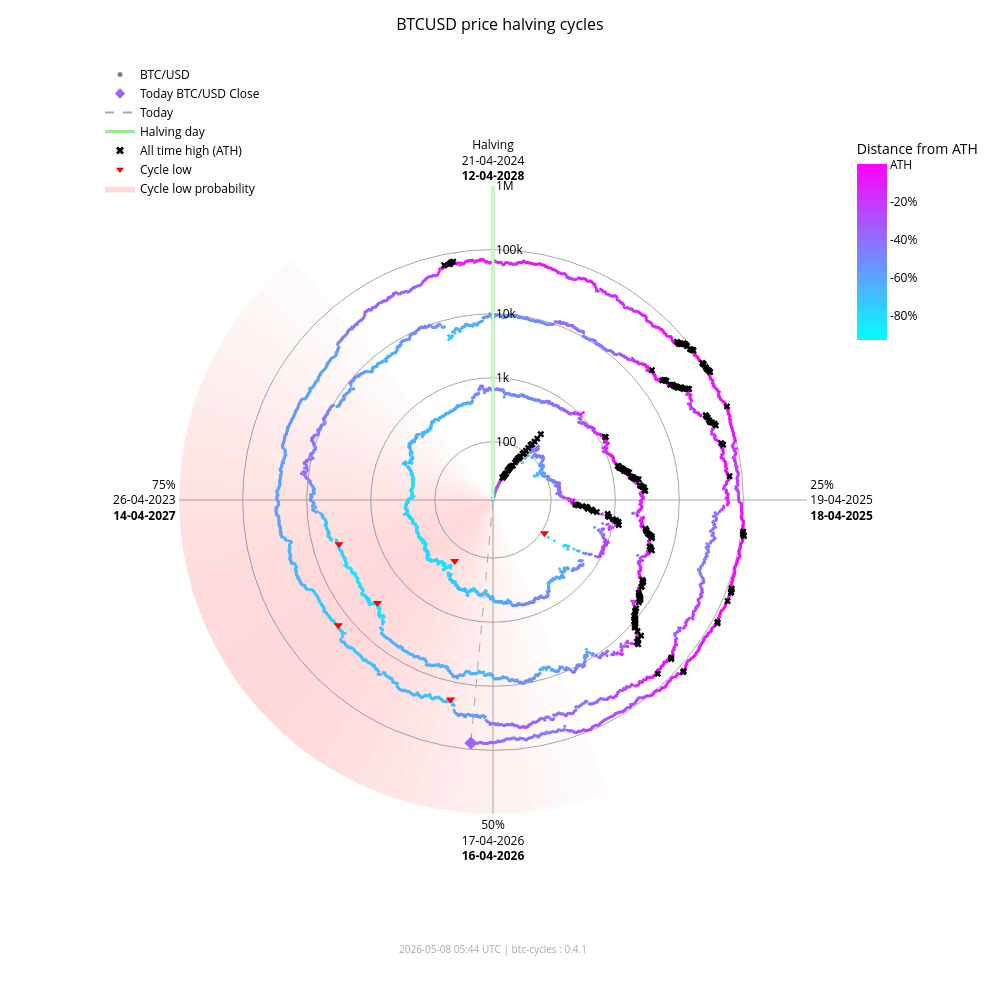

This figure's notebook cell:
### Markdown cell above
### Interactive chart (plotly)

### Code cell
fig_interactive = btc.plot(
    kind="interactive",
    from_date="2012-11-28",
)
# plotly config for interactivity
config = {"scrollZoom": True, "displayModeBar": True}
# display in notebook
fig_interactive.show(config=config)

### Figure 1 — Plotly figure (JSON) as saved in the notebook; plotly's stock layout.template omitted (floating-point values rounded to 4 significant figures; data arrays with more than 128 entries replaced by an {"elided": "..."} marker saying what was removed)
{"data": [{"fill": "toself", "fillcolor": "rgba(255,0,0,0.017168280509461755)", "hoverinfo": "skip", "line": {"width": 0}, "mode": "lines", "r": [12.35, 1000000, 1000000, 12.35, 12.35], "showlegend": false, "theta": [158.4, 158.4, 162.0, 162.0, 158.4], "type": "scatterpolar"}, {"fill": "toself", "fillcolor": "rgba(255,0,0,0.022114794501891175)", "hoverinfo": "skip", "line": {"width": 0}, "mode": "lines", "r": [12.35, 1000000, 1000000, 12.35, 12.35], "showlegend": false, "theta": [162.0, 162.0, 165.6, 165.6, 162.0], "type": "scatterpolar"}, {"fill": "toself", "fillcolor": "rgba(255,0,0,0.02790404259511669)", "hoverinfo": "skip", "line": {"width": 0}, "mode": "lines", "r": [12.35, 1000000, 1000000, 12.35, 12.35], "showlegend": false, "theta": [165.6, 165.6, 169.2, 169.2, 165.6], "type": "scatterpolar"}, {"fill": "toself", "fillcolor": "rgba(255,0,0,0.034518294852420334)", "hoverinfo": "skip", "line": {"width": 0}, "mode": "lines", "r": [12.35, 1000000, 1000000, 12.35, 12.35], "showlegend": false, "theta": [169.2, 169.2, 172.8, 172.8, 169.2], "type": "scatterpolar"}, {"fill": "toself", "fillcolor": "rgba(255,0,0,0.041901979682821514)", "hoverinfo": "skip", "line": {"width": 0}, "mode": "lines", "r": [12.35, 1000000, 1000000, 12.35, 12.35], "showlegend": false, "theta": [172.8, 172.8, 176.4, 176.4, 172.8], "type": "scatterpolar"}, {"fill": "toself", "fillcolor": "rgba(255,0,0,0.04996405861294358)", "hoverinfo": "skip", "line": {"width": 0}, "mode": "lines", "r": [12.35, 1000000, 1000000, 12.35, 12.35], "showlegend": false, "theta": [176.4, 176.4, 180.0, 180.0, 176.4], "type": "scatterpolar"}, {"fill": "toself", "fillcolor": "rgba(255,0,0,0.05858349692240514)", "hoverinfo": "skip", "line": {"width": 0}, "mode": "lines", "r": [12.35, 1000000, 1000000, 12.35, 12.35], "showlegend": false, "theta": [180.0, 180.0, 183.6, 183.6, 180.0], "type": "scatterpolar"}, {"fill": "toself", "fillcolor": "rgba(255,0,0,0.06761662035375064)", "hoverinfo": "skip", "line": {"width": 0}, "mode": "lines", "r": [12.35, 1000000, 1000000, 12.35, 12.35], "showlegend": false, "theta": [183.6, 183.6, 187.2, 187.2, 183.6], "type": "scatterpolar"}, {"fill": "toself", "fillcolor": "rgba(255,0,0,0.07690481219944661)", "hoverinfo": "skip", "line": {"width": 0}, "mode": "lines", "r": [12.35, 1000000, 1000000, 12.35, 12.35], "showlegend": false, "theta": [187.2, 187.2, 190.8, 190.8, 187.2], "type": "scatterpolar"}, {"fill": "toself", "fillcolor": "rgba(255,0,0,0.08628112000611096)", "hoverinfo": "skip", "line": {"width": 0}, "mode": "lines", "r": [12.35, 1000000, 1000000, 12.35, 12.35], "showlegend": false, "theta": [190.8, 190.8, 194.4, 194.4, 190.8], "type": "scatterpolar"}, {"fill": "toself", "fillcolor": "rgba(255,0,0,0.09557490841018089)", "hoverinfo": "skip", "line": {"width": 0}, "mode": "lines", "r": [12.35, 1000000, 1000000, 12.35, 12.35], "showlegend": false, "theta": [194.4, 194.4, 198.0, 198.0, 194.4], "type": "scatterpolar"}, {"fill": "toself", "fillcolor": "rgba(255,0,0,0.10461455782963762)", "hoverinfo": "skip", "line": {"width": 0}, "mode": "lines", "r": [12.35, 1000000, 1000000, 12.35, 12.35], "showlegend": false, "theta": [198.0, 198.0, 201.6, 201.6, 198.0], "type": "scatterpolar"}, {"fill": "toself", "fillcolor": "rgba(255,0,0,0.11322908719652829)", "hoverinfo": "skip", "line": {"width": 0}, "mode": "lines", "r": [12.35, 1000000, 1000000, 12.35, 12.35], "showlegend": false, "theta": [201.6, 201.6, 205.2, 205.2, 201.6], "type": "scatterpolar"}, {"fill": "toself", "fillcolor": "rgba(255,0,0,0.12125015337052986)", "hoverinfo": "skip", "line": {"width": 0}, "mode": "lines", "r": [12.35, 1000000, 1000000, 12.35, 12.35], "showlegend": false, "theta": [205.2, 205.2, 208.8, 208.8, 205.2], "type": "scatterpolar"}, {"fill": "toself", "fillcolor": "rgba(255,0,0,0.12851590515331976)", "hoverinfo": "skip", "line": {"width": 0}, "mode": "lines", "r": [12.35, 1000000, 1000000, 12.35, 12.35], "showlegend": false, "theta": [208.8, 208.8, 212.4, 212.4, 208.8], "type": "scatterpolar"}, {"fill": "toself", "fillcolor": "rgba(255,0,0,0.13487757461161184)", "hoverinfo": "skip", "line": {"width": 0}, "mode": "lines", "r": [12.35, 1000000, 1000000, 12.35, 12.35], "showlegend": false, "theta": [212.4, 212.4, 216.0, 216.0, 212.4], "type": "scatterpolar"}, {"fill": "toself", "fillcolor": "rgba(255,0,0,0.14020862181849592)", "hoverinfo": "skip", "line": {"width": 0}, "mode": "lines", "r": [12.35, 1000000, 1000000, 12.35, 12.35], "showlegend": false, "theta": [216.0, 216.0, 219.6, 219.6, 216.0], "type": "scatterpolar"}, {"fill": "toself", "fillcolor": "rgba(255,0,0,0.14441504950654527)", "hoverinfo": "skip", "line": {"width": 0}, "mode": "lines", "r": [12.35, 1000000, 1000000, 12.35, 12.35], "showlegend": false, "theta": [219.6, 219.6, 223.2, 223.2, 219.6], "type": "scatterpolar"}, {"fill": "toself", "fillcolor": "rgba(255,0,0,0.14744459351271713)", "hoverinfo": "skip", "line": {"width": 0}, "mode": "lines", "r": [12.35, 1000000, 1000000, 12.35, 12.35], "showlegend": false, "theta": [223.2, 223.2, 226.8, 226.8, 223.2], "type": "scatterpolar"}, {"fill": "toself", "fillcolor": "rgba(255,0,0,0.14929223192296423)", "hoverinfo": "skip", "line": {"width": 0}, "mode": "lines", "r": [12.35, 1000000, 1000000, 12.35, 12.35], "showlegend": false, "theta": [226.8, 226.8, 230.4, 230.4, 226.8], "type": "scatterpolar"}, {"fill": "toself", "fillcolor": "rgba(255,0,0,0.15)", "hoverinfo": "skip", "line": {"width": 0}, "mode": "lines", "r": [12.35, 1000000, 1000000, 12.35, 12.35], "showlegend": false, "theta": [230.4, 230.4, 234.0, 234.0, 230.4], "type": "scatterpolar"}, {"fill": "toself", "fillcolor": "rgba(255,0,0,0.14965033825231114)", "hoverinfo": "skip", "line": {"width": 0}, "mode": "lines", "r": [12.35, 1000000, 1000000, 12.35, 12.35], "showlegend": false, "theta": [234.0, 234.0, 237.6, 237.6, 234.0], "type": "scatterpolar"}, {"fill": "toself", "fillcolor": "rgba(255,0,0,0.14835378057909807)", "hoverinfo": "skip", "line": {"width": 0}, "mode": "lines", "r": [12.35, 1000000, 1000000, 12.35, 12.35], "showlegend": false, "theta": [237.6, 237.6, 241.2, 241.2, 237.6], "type": "scatterpolar"}, {"fill": "toself", "fillcolor": "rgba(255,0,0,0.14623322283554635)", "hoverinfo": "skip", "line": {"width": 0}, "mode": "lines", "r": [12.35, 1000000, 1000000, 12.35, 12.35], "showlegend": false, "theta": [241.2, 241.2, 244.8, 244.8, 241.2], "type": "scatterpolar"}, {"fill": "toself", "fillcolor": "rgba(255,0,0,0.1434078538226231)", "hoverinfo": "skip", "line": {"width": 0}, "mode": "lines", "r": [12.35, 1000000, 1000000, 12.35, 12.35], "showlegend": false, "theta": [244.8, 244.8, 248.4, 248.4, 244.8], "type": "scatterpolar"}, {"fill": "toself", "fillcolor": "rgba(255,0,0,0.13997983179373427)", "hoverinfo": "skip", "line": {"width": 0}, "mode": "lines", "r": [12.35, 1000000, 1000000, 12.35, 12.35], "showlegend": false, "theta": [248.4, 248.4, 252.0, 252.0, 248.4], "type": "scatterpolar"}, {"fill": "toself", "fillcolor": "rgba(255,0,0,0.13602598258454268)", "hoverinfo": "skip", "line": {"width": 0}, "mode": "lines", "r": [12.35, 1000000, 1000000, 12.35, 12.35], "showlegend": false, "theta": [252.0, 252.0, 255.6, 255.6, 252.0], "type": "scatterpolar"}, {"fill": "toself", "fillcolor": "rgba(255,0,0,0.13159547355344953)", "hoverinfo": "skip", "line": {"width": 0}, "mode": "lines", "r": [12.35, 1000000, 1000000, 12.35, 12.35], "showlegend": false, "theta": [255.6, 255.6, 259.2, 259.2, 255.6], "type": "scatterpolar"}, {"fill": "toself", "fillcolor": "rgba(255,0,0,0.12671301775492697)", "hoverinfo": "skip", "line": {"width": 0}, "mode": "lines", "r": [12.35, 1000000, 1000000, 12.35, 12.35], "showlegend": false, "theta": [259.2, 259.2, 262.8, 262.8, 259.2], "type": "scatterpolar"}, {"fill": "toself", "fillcolor": "rgba(255,0,0,0.12138610149219965)", "hoverinfo": "skip", "line": {"width": 0}, "mode": "lines", "r": [12.35, 1000000, 1000000, 12.35, 12.35], "showlegend": false, "theta": [262.8, 262.8, 266.4, 266.4, 262.8], "type": "scatterpolar"}, {"fill": "toself", "fillcolor": "rgba(255,0,0,0.1156142551644921)", "hoverinfo": "skip", "line": {"width": 0}, "mode": "lines", "r": [12.35, 1000000, 1000000, 12.35, 12.35], "showlegend": false, "theta": [266.4, 266.4, 270.0, 270.0, 266.4], "type": "scatterpolar"}, {"fill": "toself", "fillcolor": "rgba(255,0,0,0.10939851441251548)", "hoverinfo": "skip", "line": {"width": 0}, "mode": "lines", "r": [12.35, 1000000, 1000000, 12.35, 12.35], "showlegend": false, "theta": [270.0, 270.0, 273.6, 273.6, 270.0], "type": "scatterpolar"}, {"fill": "toself", "fillcolor": "rgba(255,0,0,0.10274974912946185)", "hoverinfo": "skip", "line": {"width": 0}, "mode": "lines", "r": [12.35, 1000000, 1000000, 12.35, 12.35], "showlegend": false, "theta": [273.6, 273.6, 277.2, 277.2, 273.6], "type": "scatterpolar"}, {"fill": "toself", "fillcolor": "rgba(255,0,0,0.09569517349791425)", "hoverinfo": "skip", "line": {"width": 0}, "mode": "lines", "r": [12.35, 1000000, 1000000, 12.35, 12.35], "showlegend": false, "theta": [277.2, 277.2, 280.8, 280.8, 277.2], "type": "scatterpolar"}, {"fill": "toself", "fillcolor": "rgba(255,0,0,0.08828282625646727)", "hoverinfo": "skip", "line": {"width": 0}, "mode": "lines", "r": [12.35, 1000000, 1000000, 12.35, 12.35], "showlegend": false, "theta": [280.8, 280.8, 284.4, 284.4, 280.8], "type": "scatterpolar"}, {"fill": "toself", "fillcolor": "rgba(255,0,0,0.08058400018765345)", "hoverinfo": "skip", "line": {"width": 0}, "mode": "lines", "r": [12.35, 1000000, 1000000, 12.35, 12.35], "showlegend": false, "theta": [284.4, 284.4, 288.0, 288.0, 284.4], "type": "scatterpolar"}, {"fill": "toself", "fillcolor": "rgba(255,0,0,0.07269354608292704)", "hoverinfo": "skip", "line": {"width": 0}, "mode": "lines", "r": [12.35, 1000000, 1000000, 12.35, 12.35], "showlegend": false, "theta": [288.0, 288.0, 291.6, 291.6, 288.0], "type": "scatterpolar"}, {"fill": "toself", "fillcolor": "rgba(255,0,0,0.06472784449068783)", "hoverinfo": "skip", "line": {"width": 0}, "mode": "lines", "r": [12.35, 1000000, 1000000, 12.35, 12.35], "showlegend": false, "theta": [291.6, 291.6, 295.2, 295.2, 291.6], "type": "scatterpolar"}, {"fill": "toself", "fillcolor": "rgba(255,0,0,0.05682021976743955)", "hoverinfo": "skip", "line": {"width": 0}, "mode": "lines", "r": [12.35, 1000000, 1000000, 12.35, 12.35], "showlegend": false, "theta": [295.2, 295.2, 298.8, 298.8, 295.2], "type": "scatterpolar"}, {"fill": "toself", "fillcolor": "rgba(255,0,0,0.04911378436707333)", "hoverinfo": "skip", "line": {"width": 0}, "mode": "lines", "r": [12.35, 1000000, 1000000, 12.35, 12.35], "showlegend": false, "theta": [298.8, 298.8, 302.4, 302.4, 298.8], "type": "scatterpolar"}, {"fill": "toself", "fillcolor": "rgba(255,0,0,0.04175213714896469)", "hoverinfo": "skip", "line": {"width": 0}, "mode": "lines", "r": [12.35, 1000000, 1000000, 12.35, 12.35], "showlegend": false, "theta": [302.4, 302.4, 306.0, 306.0, 302.4], "type": "scatterpolar"}, {"fill": "toself", "fillcolor": "rgba(255,0,0,0.034868865657538876)", "hoverinfo": "skip", "line": {"width": 0}, "mode": "lines", "r": [12.35, 1000000, 1000000, 12.35, 12.35], "showlegend": false, "theta": [306.0, 306.0, 309.6, 309.6, 306.0], "type": "scatterpolar"}, {"fill": "toself", "fillcolor": "rgba(255,0,0,0.02857722515334582)", "hoverinfo": "skip", "line": {"width": 0}, "mode": "lines", "r": [12.35, 1000000, 1000000, 12.35, 12.35], "showlegend": false, "theta": [309.6, 309.6, 313.2, 313.2, 309.6], "type": "scatterpolar"}, {"fill": "toself", "fillcolor": "rgba(255,0,0,0.022961515313555197)", "hoverinfo": "skip", "line": {"width": 0}, "mode": "lines", "r": [12.35, 1000000, 1000000, 12.35, 12.35], "showlegend": false, "theta": [313.2, 313.2, 316.8, 316.8, 313.2], "type": "scatterpolar"}, {"fill": "toself", "fillcolor": "rgba(255,0,0,0.01807146942917362)", "hoverinfo": "skip", "line": {"width": 0}, "mode": "lines", "r": [12.35, 1000000, 1000000, 12.35, 12.35], "showlegend": false, "theta": [316.8, 316.8, 320.4, 320.4, 316.8], "type": "scatterpolar"}, {"hoverinfo": "text", "marker": {"color": {"elided": "4910 str values"}, "size": 3}, "mode": "markers", "r": {"elided": "4910 float values"}, "showlegend": false, "text": {"elided": "4910 str values"}, "theta": {"elided": "4910 float values"}, "type": "scatterpolar"}, {"hoverinfo": "skip", "line": {"color": "lightgreen", "width": 3}, "mode": "lines", "r": [12.35, 1000000], "showlegend": false, "theta": [0, 0], "type": "scatterpolar"}, {"hoverinfo": "skip", "line": {"color": "darkgrey", "dash": "dash", "width": 1}, "mode": "lines", "r": [12.35, 79730.0], "showlegend": false, "theta": [185.2, 185.2], "type": "scatterpolar"}, {"hoverinfo": "text", "marker": {"color": "#9c63ff", "size": 10, "symbol": "diamond"}, "mode": "markers", "r": [79730.0], "showlegend": false, "text": ["Today<br>Date: 2026-05-08<br>Price: $79,729.88"], "theta": [185.2], "type": "scatterpolar"}, {"hoverinfo": "text", "marker": {"color": "black", "size": 6, "symbol": "x"}, "mode": "markers", "r": {"elided": "195 float values"}, "showlegend": false, "text": {"elided": "195 str values"}, "theta": {"elided": "195 float values"}, "type": "scatterpolar"}, {"hoverinfo": "text", "marker": {"color": "red", "size": 8, "symbol": "triangle-down"}, "mode": "markers", "r": [111.6, 164.9, 3233.0, 3925.0, 18950.0, 15760.0], "showlegend": false, "text": ["Cycle Low<br>Date: 2014-02-21<br>Price: $111.56<br>ATH distance: -91.0%", "Cycle Low<br>Date: 2015-01-14<br>Price: $164.92<br>ATH distance: -86.7%", "Cycle Low<br>Date: 2018-12-15<br>Price: $3,232.51<br>ATH distance: -83.3%", "Cycle Low<br>Date: 2019-03-25<br>Price: $3,924.55<br>ATH distance: -79.7%", "Cycle Low<br>Date: 2022-06-18<br>Price: $18,954.25<br>ATH distance: -71.9%", "Cycle Low<br>Date: 2022-11-21<br>Price: $15,760.19<br>ATH distance: -76.7%"], "theta": [122.8, 212.1, 228.3, 254.0, 192.0, 231.0], "type": "scatterpolar"}, {"marker": {"color": "grey", "size": 5}, "mode": "markers", "name": "BTC/USD", "r": [null], "theta": [null], "type": "scatterpolar"}, {"marker": {"color": "#9c63ff", "size": 8, "symbol": "diamond"}, "mode": "markers", "name": "Today BTC/USD Close", "r": [null], "theta": [null], "type": "scatterpolar"}, {"line": {"color": "darkgrey", "dash": "dash"}, "mode": "lines", "name": "Today", "r": [null], "theta": [null], "type": "scatterpolar"}, {"line": {"color": "lightgreen", "width": 3}, "mode": "lines", "name": "Halving day", "r": [null], "theta": [null], "type": "scatterpolar"}, {"marker": {"color": "black", "size": 7, "symbol": "x"}, "mode": "markers", "name": "All time high (ATH)", "r": [null], "theta": [null], "type": "scatterpolar"}, {"marker": {"color": "red", "size": 7, "symbol": "triangle-down"}, "mode": "markers", "name": "Cycle low", "r": [null], "theta": [null], "type": "scatterpolar"}, {"fill": "toself", "fillcolor": "rgba(255,0,0,0.15)", "line": {"width": 0}, "mode": "lines", "name": "Cycle low probability", "r": [null], "theta": [null], "type": "scatterpolar"}, {"hoverinfo": "skip", "marker": {"cmax": 0, "cmin": -0.9307, "color": [0], "colorbar": {"len": 0.25, "ticktext": ["ATH", "-20%", "-40%", "-60%", "-80%", "-100%"], "tickvals": [0, -0.2, -0.4, -0.6, -0.8, -1.0], "title": {"text": "Distance from ATH"}, "x": 0.95, "y": 0.92, "yanchor": "top"}, "colorscale": {"elided": "256x2 mixed values"}, "showscale": true, "size": 0}, "mode": "markers", "r": [null], "showlegend": false, "theta": [null], "type": "scatterpolar"}], "layout": {"annotations": [{"font": {"color": "darkgrey", "size": 10}, "showarrow": false, "text": "2026-05-08 05:44 UTC | btc-cycles : 0.4.1", "x": 0.5, "xref": "paper", "y": -0.02, "yref": "paper"}], "font": {"color": "black"}, "height": 1000, "legend": {"bgcolor": "rgba(0,0,0,0)", "font": {"color": "black"}, "x": 0.0, "y": 1.0}, "margin": {"b": 60, "l": 100, "r": 80, "t": 60}, "paper_bgcolor": "white", "plot_bgcolor": "white", "polar": {"angularaxis": {"color": "black", "direction": "clockwise", "gridcolor": "darkgrey", "rotation": 90, "ticktext": ["Halving<br>21-04-2024<br><b>12-04-2028</b>", "25%<br>19-04-2025<br><b>18-04-2025</b>", "50%<br>17-04-2026<br><b>16-04-2026</b>", "75%<br>26-04-2023<br><b>14-04-2027</b>"], "tickvals": [0, 90, 180, 270]}, "bgcolor": "white", "domain": {"x": [0.1, 0.9], "y": [0.05, 0.95]}, "radialaxis": {"angle": 90, "color": "black", "gridcolor": "darkgrey", "range": [1.092, 6.0], "tickangle": 90, "ticktext": ["100", "1k", "10k", "100k", "1M"], "tickvals": [100, 1000, 10000, 100000, 1000000], "type": "log"}}, "title": {"font": {"color": "black", "size": 16}, "text": "BTCUSD price halving cycles", "x": 0.5}, "width": 1000}}
